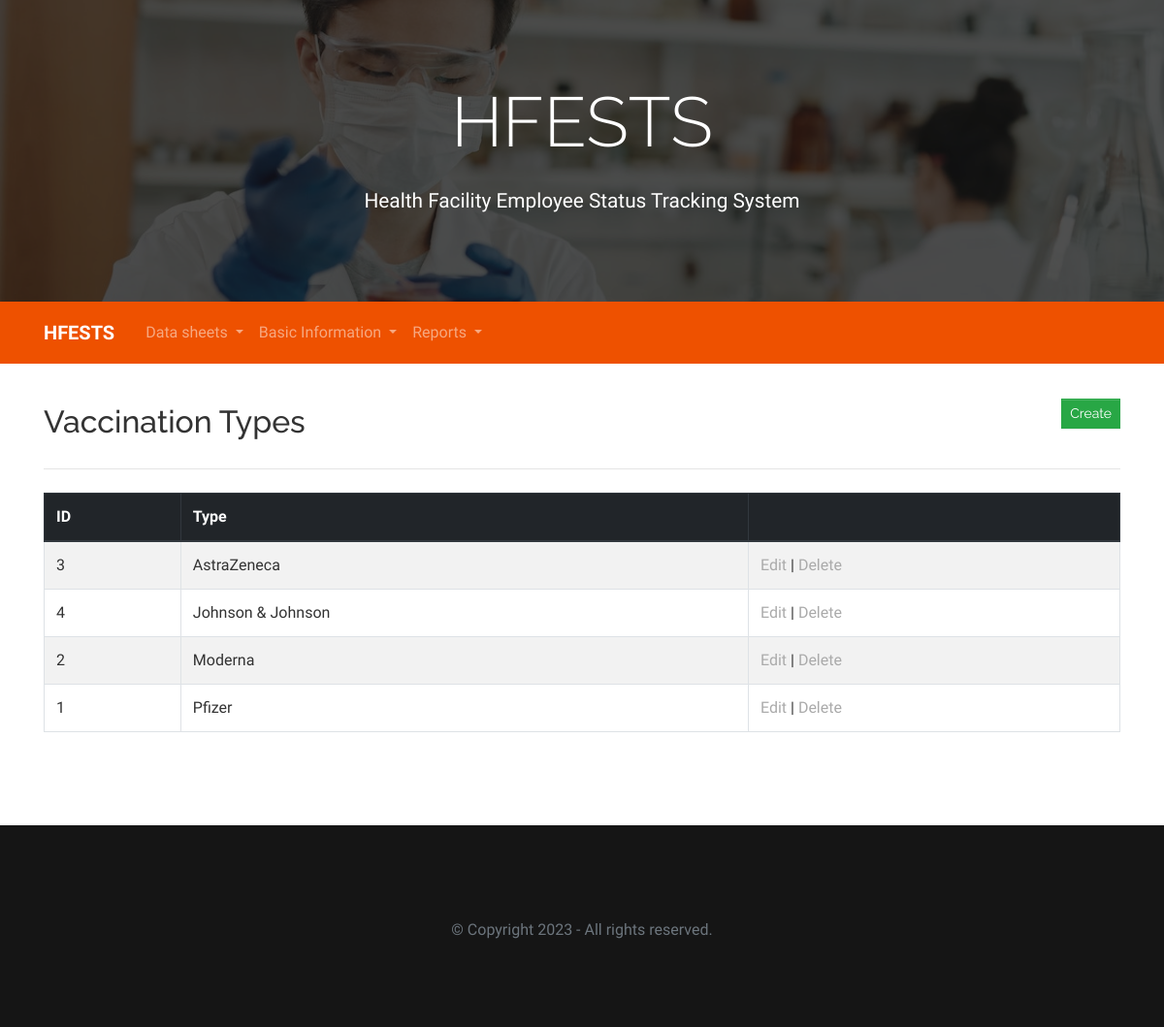
Page /vaccination-type.php on the committed database.
### tables this page shows
CREATE TABLE IF NOT EXISTS `vaccination_type` (
  `id` INT NOT NULL AUTO_INCREMENT,
  `type` VARCHAR(255) NULL,
  PRIMARY KEY (`id`));

### inc/vaccination-type-function.inc.php (called while the page is built, shortened)
<?php
require "inc/function.inc.php";
function fetchAllVaccinationTypes()
{
    global $db;
    $sql = "SELECT * FROM vaccination_type ORDER BY type ASC";
    return $db->query($sql);
}

### vaccination-type.php (the view, shortened to what this page needs)
<?php
require "inc/vaccination-type-function.inc.php";
$results = fetchAllVaccinationTypes();
$pageTitle = "Vaccination Types";
include "inc/header.inc.php";
?>
<div class="row mt-4">
    <div class="col-12">
        <h2><?= $pageTitle ?><a class="btn btn-sm btn-success pull-right" href="vaccination-type-update.php">Create</a></h2>
        <hr>
    </div>
    <div class="table-responsive col-12">
        <table class="table table-hover table-striped table-bordered">
            <thead class="thead-dark">
            <tr>
                <th>ID</th>
                <th>Type</th>
                <th></th>
            </tr>
            </thead>
            <tbody>
            <?php while ($row = $results->fetch_assoc()) { ?>
                <tr>
                    <td><?= $row['id']; ?></td>
                    <td><?= $row['type']; ?></td>
                    <td>
                        <a href="vaccination-type-update.php?id=<?= $row['id']; ?>&mode=edit">Edit</a> |
                        <a href="vaccination-type-update.php?id=<?= $row['id']; ?>&mode=delete">Delete</a>
                    </td>
                </tr>
            <?php } ?>
            </tbody>
        </table>
    </div>
</div>
<?php include "inc/footer.inc.php";  ?>

### rows in the picture
vaccination_type: id "3", type "AstraZeneca"
vaccination_type: id "4", type "Johnson & Johnson"
vaccination_type: id "2", type "Moderna"
vaccination_type: id "1", type "Pfizer"

### other values in the picture
$pageTitle "Vaccination Types"
